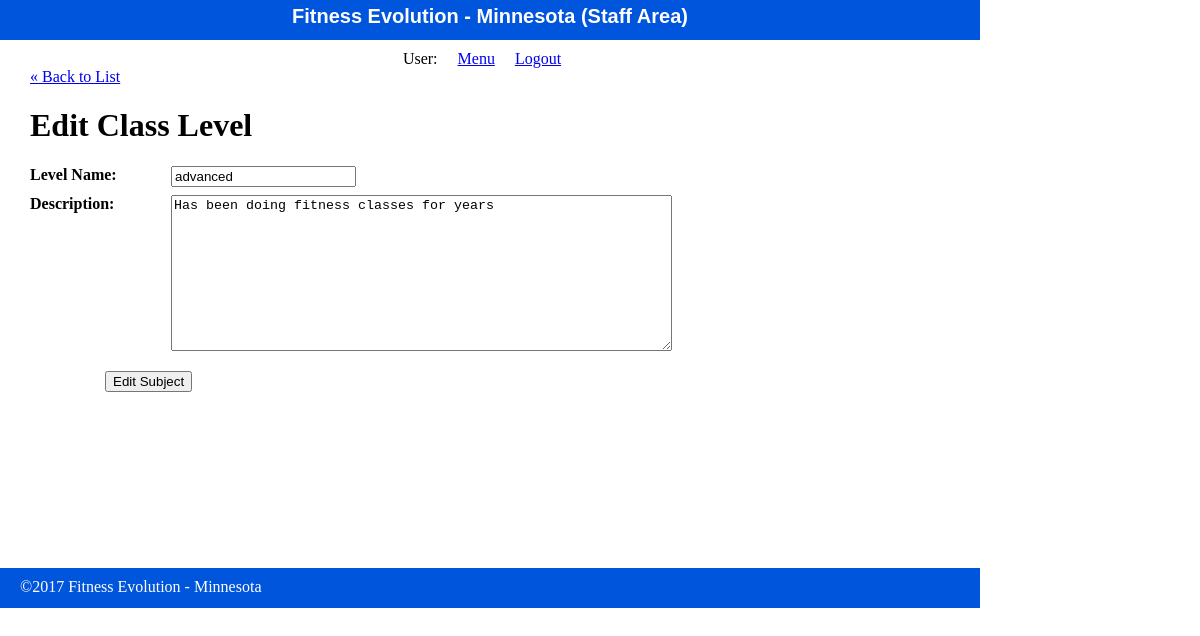
/staff/class_levels/edit.php?id=3, run on the app's committed database.
### tables this page shows
CREATE TABLE class_levels (
 id int(11) NOT NULL AUTO_INCREMENT,
 name VARCHAR(255) DEFAULT NULL,
 description text DEFAULT NULL,
 PRIMARY KEY (id)
);

### private/functions.php (called while the page is built, shortened)
<?php
function url_for($path) {
	return WWW_ROOT . $path;
}
function u($string="") {
	return urlencode($string);
}
function h($string="") {
	return htmlspecialchars($string);
}
?>

### private/database.php (called while the page is built, shortened)
<?php
	function db_escape($connection, $string) {
		return mysqli_real_escape_string($connection, $string);
	}
	?>

### private/gx_classes_access.php (called while the page is built, shortened)
<?php
	function find_one($sql) {
		global $db;
		$result = mysqli_query($db, $sql);
		$row = mysqli_fetch_assoc($result);
		return $row;
	}
	function find_record_by_id($table_name, $id, $options=[]) {
		global $db;
		$sql  = "SELECT * FROM " . db_escape($db, $table_name) . " ";
		$sql .= "WHERE id='" . db_escape($db, $id) . "'";
		return find_one($sql);
	}
?>

### public/staff/class_levels/edit.php (the view, shortened to what this page needs)
<?php
	require_once('../../../private/initialize.php');
	$id = $_GET['id'];
	if(is_post_request()) {
		$level = [];
		$level['id'] = $id;
		$level['name'] = $_POST['name'] ?? '';
		$level['description'] = $_POST['description'] ?? '';
		$result = update_record('class_levels', $level, $class_level_fields);
		redirect_to(url_for('/staff/class_levels/show.php?id=' . $id));
	} else {
		$level = find_record_by_id('class_levels', $id);
	}
	include(SHARED_PATH . '/staff_header.php');
?>
<div id="content">
	<a class="back-link" href="<?php echo url_for('/staff/class_levels/index.php'); ?>">&laquo; Back to List</a>
	<div class="class_levels edit">
		<h1>Edit Class Level</h1>
		<form action="<?php echo url_for('/staff/class_levels/edit.php?id=' . h(u($id)));?>" method="post">
			<dl>
				<dt>Level Name: </dt>
				<dd><input type="text" name="name" value="<?php echo h($level['name']); ?>" /></dd>
			</dl>
			<dl>
				<dt>Description: </dt>
				<dd><textarea name="description" cols="60" rows="10"><?php echo h($level['description']); ?></textarea></dd>
			</dl>
			<div id="operations">
				<input type="submit" value="Edit Subject" />
			</div>
		</form>
	</div>
</div>
<?php include(SHARED_PATH . '/staff_footer.php'); ?>

### public/stylesheets/staff.css (style rules this page uses)
html { height: 100%; width: 100%; }
body { height: 980px; width: 100%; margin: 0; padding: 0; }
#content { width: 920px; min-height: 500px; padding: 0 30px; }
dl { clear: both; overflow: hidden; margin: 0.5em 0; }
dt { float: left; font-weight: bold; width: 125px; }
dd { float: left; margin-left: 1em; }
#operations { clear: both; margin: 1em 0 1em 75px; }

### data on the page
class_levels: name "advanced", description "Has been doing fitness classes for years"
